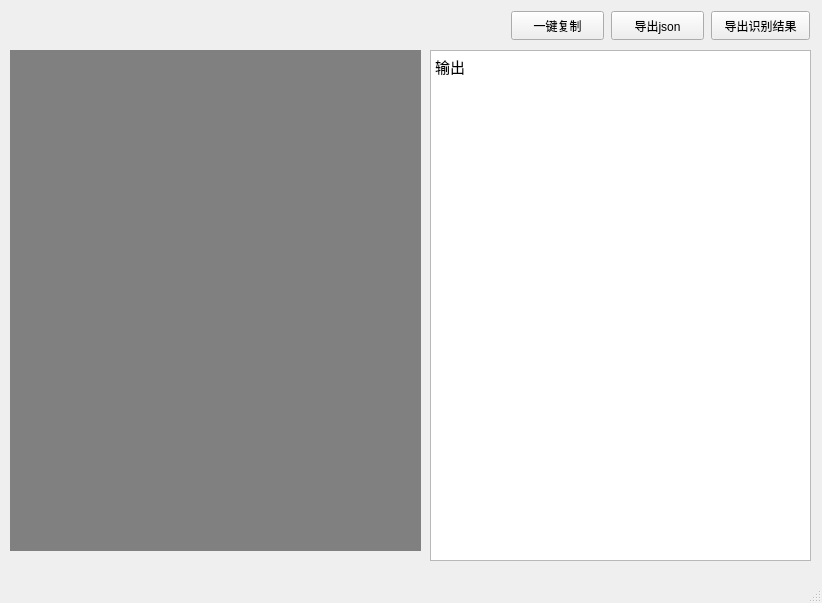
<?xml version="1.0" encoding="UTF-8"?>
<ui version="4.0">
 <class>MainWindow</class>
 <widget class="QMainWindow" name="MainWindow">
  <property name="geometry">
   <rect>
    <x>0</x>
    <y>0</y>
    <width>822</width>
    <height>603</height>
   </rect>
  </property>
  <property name="windowTitle">
   <string>MainWindow</string>
  </property>
  <widget class="QWidget" name="centralwidget">
   <widget class="QImageLabel" name="label">
    <property name="geometry">
     <rect>
      <x>10</x>
      <y>50</y>
      <width>411</width>
      <height>501</height>
     </rect>
    </property>
    <property name="styleSheet">
     <string notr="true">background-color : gray</string>
    </property>
    <property name="text">
     <string/>
    </property>
   </widget>
   <widget class="QTextBrowser" name="textBrowser">
    <property name="geometry">
     <rect>
      <x>430</x>
      <y>50</y>
      <width>381</width>
      <height>511</height>
     </rect>
    </property>
    <property name="html">
     <string>&lt;!DOCTYPE HTML PUBLIC &quot;-//W3C//DTD HTML 4.0//EN&quot; &quot;http://www.w3.org/TR/REC-html40/strict.dtd&quot;&gt;
&lt;html&gt;&lt;head&gt;&lt;meta name=&quot;qrichtext&quot; content=&quot;1&quot; /&gt;&lt;meta charset=&quot;utf-8&quot; /&gt;&lt;style type=&quot;text/css&quot;&gt;
p, li { white-space: pre-wrap; }
hr { height: 1px; border-width: 0; }
li.unchecked::marker { content: &quot;\2610&quot;; }
li.checked::marker { content: &quot;\2612&quot;; }
&lt;/style&gt;&lt;/head&gt;&lt;body style=&quot; font-family:'Microsoft YaHei UI'; font-size:9pt; font-weight:400; font-style:normal;&quot;&gt;
&lt;p style=&quot; margin-top:0px; margin-bottom:0px; margin-left:0px; margin-right:0px; -qt-block-indent:0; text-indent:0px;&quot;&gt;&lt;span style=&quot; font-family:'Ubuntu Mono'; font-size:11pt;&quot;&gt;输出&lt;/span&gt;&lt;/p&gt;&lt;/body&gt;&lt;/html&gt;</string>
    </property>
   </widget>
   <widget class="QPushButton" name="pushButton_3">
    <property name="geometry">
     <rect>
      <x>711</x>
      <y>11</y>
      <width>99</width>
      <height>29</height>
     </rect>
    </property>
    <property name="text">
     <string>导出识别结果</string>
    </property>
   </widget>
   <widget class="QPushButton" name="pushButton_4">
    <property name="geometry">
     <rect>
      <x>611</x>
      <y>11</y>
      <width>93</width>
      <height>29</height>
     </rect>
    </property>
    <property name="text">
     <string>导出json</string>
    </property>
   </widget>
   <widget class="QPushButton" name="pushButton_5">
    <property name="geometry">
     <rect>
      <x>511</x>
      <y>11</y>
      <width>93</width>
      <height>29</height>
     </rect>
    </property>
    <property name="text">
     <string>一键复制</string>
    </property>
   </widget>
  </widget>
  <widget class="QMenuBar" name="menubar">
   <property name="geometry">
    <rect>
     <x>0</x>
     <y>0</y>
     <width>822</width>
     <height>31</height>
    </rect>
   </property>
  </widget>
  <widget class="QStatusBar" name="statusbar"/>
 </widget>
 <customwidgets>
  <customwidget>
   <class>QImageLabel</class>
   <extends>QLabel</extends>
   <header location="global">qimagelabel.h</header>
  </customwidget>
 </customwidgets>
 <resources/>
 <connections/>
</ui>
